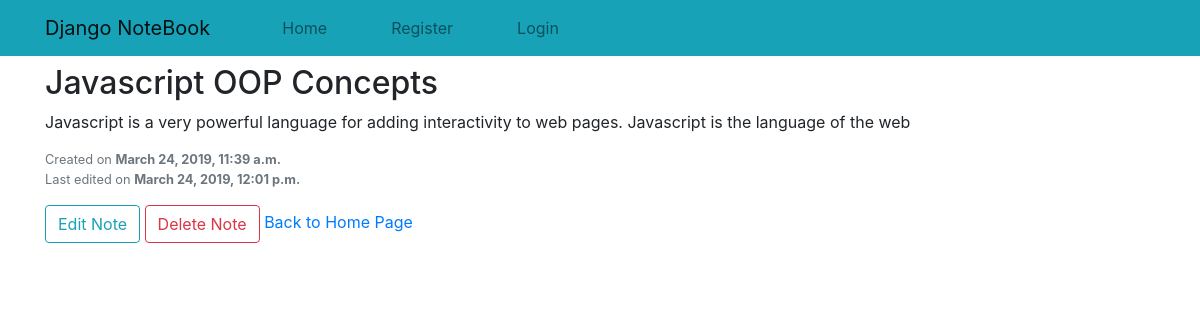
Page /note/6/ on the committed database.
### notes/models.py (models this page shows, shortened)
class Note(models.Model):
    title = models.CharField(max_length=120, unique=True)
    content = models.TextField()
    created = models.DateTimeField(auto_now_add=True)
    updated = models.DateTimeField(auto_now=True)

### notes/views.py (the view)
# urls.py: path('note/<int:id>/', views.note_detail, name='note_detail'),
def note_detail(request, id):
    note = get_object_or_404(Note,id=id)
    return render(request, 'detail.html', {'note': note})

### notes/templates/detail.html
{% extends 'base.html' %}
{% block content %}
    <h2>{{ note.title }}</h2>
    <p>
        {{ note.content }}
    </p>
    <p class="text-muted small">Created on <span class="font-weight-bolder">{{ note.created }}</span> <br>
        Last edited on <span class="font-weight-bolder">{{ note.updated }}</span></p>
    <a class="btn btn-outline-info" href="{% url 'edit_note' note.id %}">Edit Note</a>
    <a class="btn btn-outline-danger" href="{% url 'delete_note' note.id %}">Delete Note</a>
    <a href="{% url 'home' %}">Back to Home Page</a>
{% endblock %}

### rows in the picture
Note: title "Javascript OOP Concepts", content "Javascript is a very powerful language for adding interactivity to web pages. Javascript is the language of the web", created "March 24, 2019, 11:39 a.m.", updated "March 24, 2019, 12:01 p.m."
